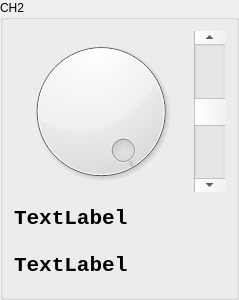
           <widget class="QGroupBox" name="groupBox_ch2">
            <property name="title">
             <string>CH2</string>
            </property>
            <layout class="QVBoxLayout" name="verticalLayout_3">
             <item>
              <layout class="QVBoxLayout" name="verticalLayout_4">
               <item>
                <layout class="QHBoxLayout" name="horizontalLayout_2">
                 <item>
                  <widget class="QDial" name="dial_ch2_voltage">
                   <property name="minimumSize">
                    <size>
                     <width>174</width>
                     <height>161</height>
                    </size>
                   </property>
                   <property name="maximum">
                    <number>500</number>
                   </property>
                   <property name="singleStep">
                    <number>2</number>
                   </property>
                   <property name="value">
                    <number>500</number>
                   </property>
                  </widget>
                 </item>
                 <item>
                  <widget class="QScrollBar" name="verticalScrollBar_ch2_offset">
                   <property name="minimumSize">
                    <size>
                     <width>31</width>
                     <height>161</height>
                    </size>
                   </property>
                   <property name="value">
                    <number>50</number>
                   </property>
                   <property name="orientation">
                    <enum>Qt::Vertical</enum>
                   </property>
                  </widget>
                 </item>
                </layout>
               </item>
               <item>
                <widget class="QLabel" name="label_ch2_voltage">
                 <property name="minimumSize">
                  <size>
                   <width>211</width>
                   <height>41</height>
                  </size>
                 </property>
                 <property name="font">
                  <font>
                   <family>Monospace</family>
                   <pointsize>16</pointsize>
                   <weight>75</weight>
                   <bold>true</bold>
                  </font>
                 </property>
                 <property name="text">
                  <string>TextLabel</string>
                 </property>
                </widget>
               </item>
               <item>
                <widget class="QLabel" name="label_ch2_offset">
                 <property name="minimumSize">
                  <size>
                   <width>211</width>
                   <height>41</height>
                  </size>
                 </property>
                 <property name="font">
                  <font>
                   <family>Monospace</family>
                   <pointsize>16</pointsize>
                   <weight>75</weight>
                   <bold>true</bold>
                  </font>
                 </property>
                 <property name="text">
                  <string>TextLabel</string>
                 </property>
                </widget>
               </item>
              </layout>
             </item>
            </layout>
           </widget>
